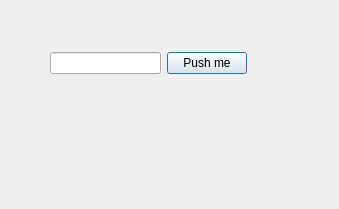
<?xml version="1.0" encoding="UTF-8"?>
<ui version="4.0">
 <class>size_input</class>
 <widget class="QDialog" name="size_input">
  <property name="geometry">
   <rect>
    <x>0</x>
    <y>0</y>
    <width>339</width>
    <height>209</height>
   </rect>
  </property>
  <property name="windowTitle">
   <string>Dialog</string>
  </property>
  <widget class="QWidget" name="">
   <property name="geometry">
    <rect>
     <x>50</x>
     <y>50</y>
     <width>197</width>
     <height>27</height>
    </rect>
   </property>
   <layout class="QHBoxLayout" name="horizontalLayout">
    <item>
     <widget class="QLineEdit" name="lineEdit"/>
    </item>
    <item>
     <widget class="QPushButton" name="pushButton">
      <property name="text">
       <string>Push me</string>
      </property>
     </widget>
    </item>
   </layout>
  </widget>
 </widget>
 <resources/>
 <connections/>
</ui>
